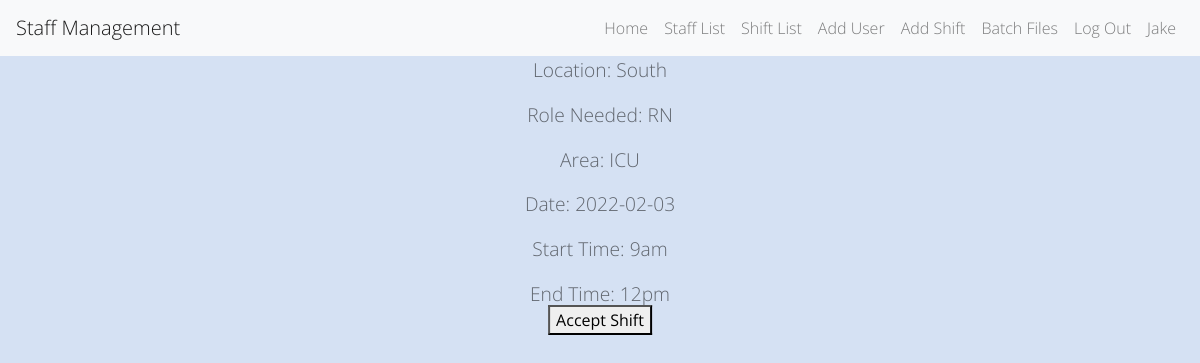
Screenshot of /acceptshift?id=3 (signed in) with the database file from the repository.
### app.py (models this page shows)
class User(UserMixin, db.Model):
    id = db.Column(db.Integer, primary_key=True)
    name = db.Column(db.String(1000))
    role = db.Column(db.String(100))
    location = db.Column(db.String(100))
    email = db.Column(db.String(100))
    phone_num = db.Column(db.String(100))
    availability = db.Column(db.String(100))
    can_float = db.Column(db.String(100))
    password = db.Column(db.String(100))
    shifts_worked = db.Column(db.Integer)

class Shift(db.Model):
    shift_id = db.Column(db.Integer, primary_key=True)
    location = db.Column(db.String(100))
    role = db.Column(db.String(100))
    area = db.Column(db.String(100))
    date = db.Column(db.Date)
    start_time = db.Column(db.String(100))
    end_time = db.Column(db.String(100))
    added_by_id = db.Column(db.Integer)
    added_by_name = db.Column(db.String)
    picked_up_by_id = db.Column(db.Integer)
    picked_up_by_name = db.String(100)

### app.py (the view, shortened to what this page needs)
@app.route('/acceptshift', methods=['GET', 'POST'])
@login_required
def accept_shift():
    shift_id = request.args.get('id')
    cur_shift = Shift.query.get(shift_id)
    return render_template("accept_shift.html", shift=cur_shift, logged_in=True)

### app.py (called while the page is built)
@login_manager.user_loader
def load_user(user_id):
    return User.query.get(int(user_id))

### templates/accept_shift.html (shortened to what this page needs)
{% extends 'base.html' %}
{% block content %}
     <form class="accept_shift_form" action="{{ url_for('accept_shift') }}" method="POST">
         <p>Location: {{shift.location}}</p>
         <p>Role Needed: {{shift.role}}</p>
         <p>Area: {{shift.area}}</p>
         <p>Date: {{shift.date}}</p>
         <p>Start Time: {{shift.start_time}}</p>
         <p>End Time: {{shift.end_time}}</p>
        <button class="btn-accept-shift" type="submit">Accept Shift</button>
    </form>
{% endblock %}

### templates/base.html (shortened to what this page needs)
<!DOCTYPE html>
<html>
<head>
    <link rel="stylesheet" href="https://stackpath.bootstrapcdn.com/bootstrap/4.5.2/css/bootstrap.min.css">
    <link rel="stylesheet" href="{{ url_for('static', filename='css/styles.css')}}">
</head>
<body>
<nav class="navbar navbar-expand-lg navbar-light bg-light">
  <a class="navbar-brand" href="/">Staff Management</a>
  <div class="collapse navbar-collapse">
    <ul class="navbar-nav ml-auto">
      <li class="nav-item">
        <a class="nav-link" href="{{ url_for('home') }}">Home</a>
      </li>
    {% if logged_in: %}
        <li class="nav-item">
        <a class="nav-link" href="{{ url_for('staff') }}">Staff List</a>
      </li>
        <li class="nav-item">
        <a class="nav-link" href="{{ url_for('shift') }}">Shift List</a>
      </li>
        <li class="nav-item">
        <a class="nav-link" href="{{ url_for('add_user') }}">Add User</a>
      </li>
        <li class="nav-item">
        <a class="nav-link" href="{{ url_for('add_shift') }}">Add Shift</a>
      </li>
        <li class="nav-item">
        <a class="nav-link" href="{{ url_for('upload') }}">Batch Files</a>
      </li>
      <li class="nav-item">
        <a class="nav-link" href="{{ url_for('logout') }}">Log Out</a>
      </li>
        <li class="nav-item">
        <a class="nav-link" href="">{{ current_user.name }}</a>
      </li>
    {% endif %}
    </ul>
  </div>
</nav>
       {% block content %}
       {% endblock %}
</body>
</html>

### static/css/styles.css (style rules this page uses)
.btn-accept-shift { margin: 0; position: absolute; top: 40%; left: 50%; -ms-transform: translate(-50%, -50%); transform: translate(-50%, -50%); }
* { -webkit-box-sizing:border-box; -moz-box-sizing:border-box; -ms-box-sizing:border-box; -o-box-sizing:border-box; box-sizing:border-box; }
html { width: 100%; height:100%; overflow:hidden; }
body { width: 100%; height:100%; font-family: 'Open Sans', sans-serif; font-weight:200; background: #d5e1f3; color: rgba(0, 0, 0, 0.55); filter: progid:DXImageTransform.Microsoft.gradient( startColorstr='#3E1D6D', endColorstr='#092756',GradientType=1 ); }
a { text-decoration: none; text-align: center; }
p { text-align: center; }
.accept_shift_form p { font-size: 1.2rem; }

### rows the page displays
User: name "Jake"
Shift: location "South", role "RN", area "ICU", date "2022-02-03", start_time "9am", end_time "12pm"
